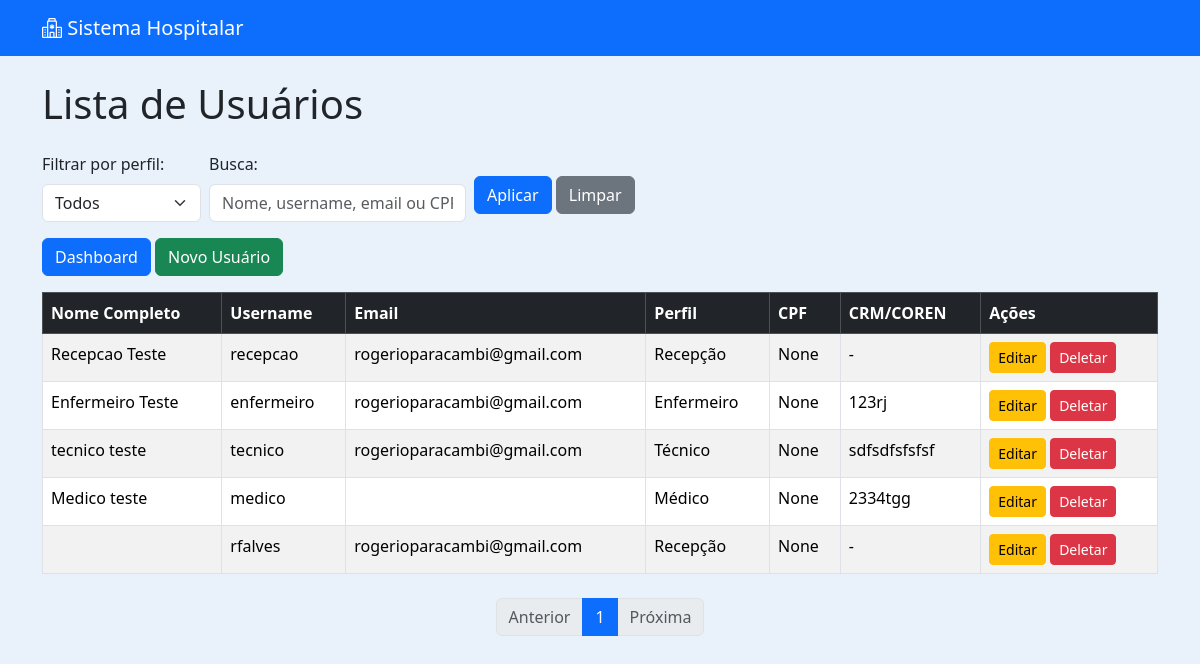
The app's page /usuarios/, older data.
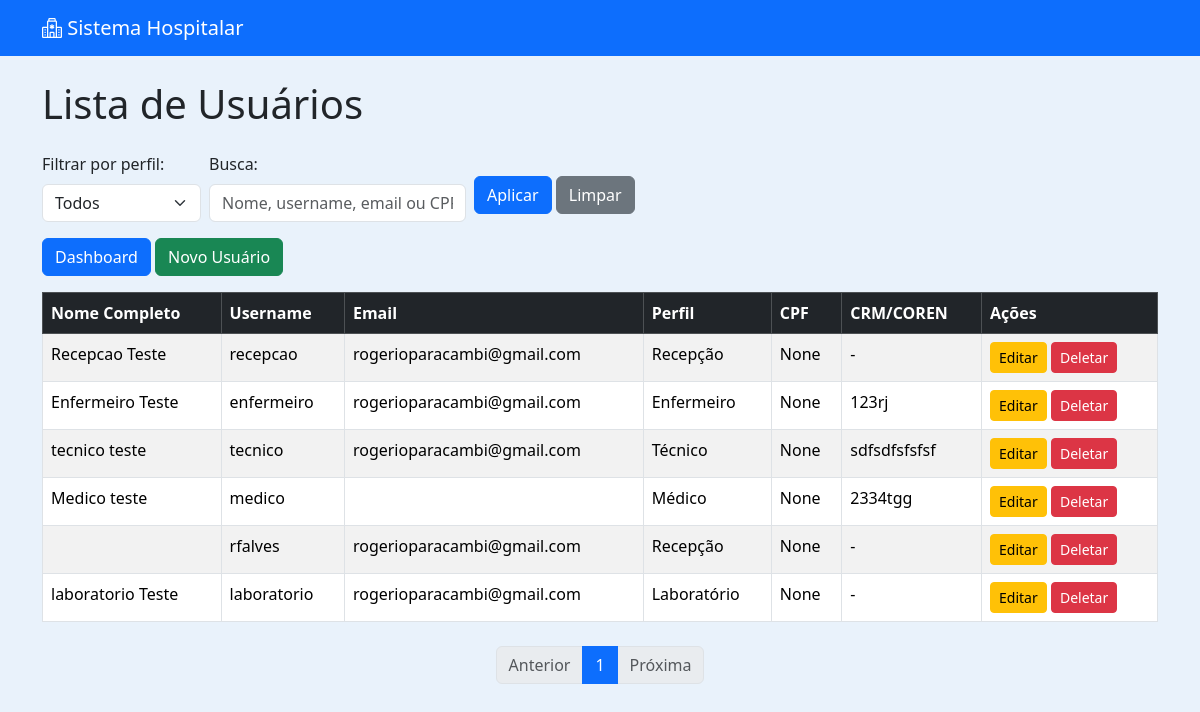
The same page, newer data.
### usuarios/models.py (models this page shows, shortened)
class Usuario(AbstractUser):
    PERFIL_CHOICES = [
    ('administrador', 'Administrador'),
    ('medico', 'Médico'),
    ('enfermeiro', 'Enfermeiro'),
    ('tecnico', 'Técnico'),
    ('recepcao', 'Recepção'),
    ('laboratorio', 'Laboratório'),
    ]
    perfil = models.CharField(max_length=20, choices=PERFIL_CHOICES, default='recepcao')
    cpf = models.CharField("CPF", max_length=14, unique=True, blank=True, null=True)
    data_nascimento = models.DateField("Data de Nascimento", blank=True, null=True)
    telefone = models.CharField("Telefone", max_length=20, blank=True, null=True)
    endereco = models.CharField("Endereço", max_length=255, blank=True, null=True)
    cidade = models.CharField("Cidade", max_length=100, blank=True, null=True)
    estado = models.CharField("Estado", max_length=50, blank=True, null=True)
    cep = models.CharField("CEP", max_length=10, blank=True, null=True)
    crm = models.CharField("CRM", max_length=20, blank=True, null=True)
    coren = models.CharField("COREN", max_length=20, blank=True, null=True)

### usuarios/views.py (the view, shortened to what this page needs)
# urls.py: path('', views.usuario_list, name='usuario_list'),
def usuario_list(request):
    busca = request.GET.get('busca', '').strip()
    perfil_filtro = request.GET.get('perfil', 'todos')
    usuarios = Usuario.objects.all()
    if perfil_filtro != 'todos':
        usuarios = usuarios.filter(perfil=perfil_filtro)
    paginator = Paginator(usuarios, 10)
    page_number = request.GET.get('page')
    page_obj = paginator.get_page(page_number)
    return render(request, 'usuarios/usuario_list.html', {
        'page_obj': page_obj,
        'busca': busca,
        'perfil_filtro': perfil_filtro
    })

### usuarios/templates/usuarios/usuario_list.html (shortened to what this page needs)
{% extends 'usuarios/base.html' %}
{% load form_tags %}
{% block content %}
<h1 class="mb-4">Lista de Usuários</h1>
<form method="get" class="mb-3 row g-2 align-items-center">
    <div class="col-auto">
        <label for="perfil" class="form-label">Filtrar por perfil:</label>
        <select name="perfil" id="perfil" class="form-select">
            <option value="todos" {% if perfil_filtro == "todos" %}selected{% endif %}>Todos</option>
        </select>
    </div>
    <div class="col-auto">
        <label for="busca" class="form-label">Busca:</label>
        <input type="text" name="busca" id="busca" class="form-control" value="{{ busca }}" placeholder="Nome, username, email ou CPF">
    </div>
    <div class="col-auto mt-4">
        <button type="submit" class="btn btn-primary">Aplicar</button>
        <a href="{% url 'usuario_list' %}" class="btn btn-secondary">Limpar</a>
    </div>
</form>
<a href="{% url 'admin_dashboard' %}" class="btn btn-primary mb-3">Dashboard</a>
<a class="btn btn-success mb-3" href="{% url 'usuario_create' %}">Novo Usuário</a>
<table class="table table-striped table-bordered">
    <thead class="table-dark">
        <tr>
            <th>Nome Completo</th>
            <th>Username</th>
            <th>Email</th>
            <th>Perfil</th>
            <th>CPF</th>
            <th>CRM/COREN</th>
            <th>Ações</th>
        </tr>
    </thead>
    <tbody>
        {% for usuario in page_obj %}
        <tr class="perfil-{{ usuario.perfil }}">
            <td>{{ usuario.first_name }} {{ usuario.last_name }}</td>
            <td>{{ usuario.username }}</td>
            <td>{{ usuario.email }}</td>
            <td>{{ usuario.get_perfil_display }}</td>
            <td>{{ usuario.cpf }}</td>
            <td>
                {% if usuario.perfil == 'medico' %}
                    {{ usuario.crm }}
                {% elif usuario.perfil == 'enfermeiro' %}
                    {{ usuario.coren }}
                    {% elif usuario.perfil == 'tecnico' %}
                    {{ usuario.coren }}
                {% else %}
                    -
                {% endif %}
            </td>
            <td>
                <a class="btn btn-sm btn-warning" href="{% url 'usuario_update' usuario.id %}">Editar</a>
                <a class="btn btn-sm btn-danger" href="{% url 'usuario_delete' usuario.id %}">Deletar</a>
            </td>
        </tr>
        {% empty %}
        <tr>
            <td colspan="7">Nenhum usuário encontrado.</td>
        </tr>
        {% endfor %}
    </tbody>
</table>
<nav aria-label="Navegação de páginas" class="mt-4">
    <ul class="pagination justify-content-center">
        {% if page_obj.has_previous %}
            <li class="page-item">
                <a class="page-link" href="?page={{ page_obj.previous_page_number }}&perfil={{ perfil_filtro }}&busca={{ busca }}">Anterior</a>
            </li>
        {% else %}
            <li class="page-item disabled"><span class="page-link">Anterior</span></li>
        {% endif %}
        {% for num in page_obj.paginator.page_range %}
            {% if page_obj.number == num %}
                <li class="page-item active"><span class="page-link">{{ num }}</span></li>
            {% else %}
                <li class="page-item">
                    <a class="page-link" href="?page={{ num }}&perfil={{ perfil_filtro }}&busca={{ busca }}">{{ num }}</a>
                </li>
            {% endif %}
        {% endfor %}
        {% if page_obj.has_next %}
            <li class="page-item">
                <a class="page-link" href="?page={{ page_obj.next_page_number }}&perfil={{ perfil_filtro }}&busca={{ busca }}">Próxima</a>
            </li>
        {% else %}
            <li class="page-item disabled"><span class="page-link">Próxima</span></li>
        {% endif %}
    </ul>
</nav>
{% endblock %}

Row changes from the older to the newer data that the page shows:
added Usuario: first_name "laboratorio", last_name "Teste", username "laboratorio", email "rogerioparacambi@gmail.com", perfil "Laboratório", cpf "None"
